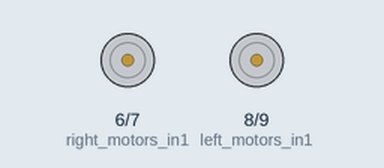
Simulated run of this sketch. Board: Arduino Uno, built with avr-gcc and run on an emulated ATmega328P. On the bench: motor-driver pin pairs drawn as motors (green arrow = first pin HIGH = forward, orange = second pin HIGH = backward, longer = more drive, scaled by the enable pin).

Above: at 2.5 s.
At 6.9 s:
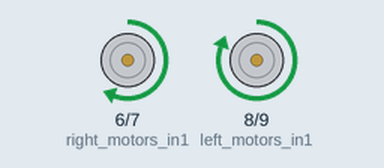
At 9.2 s:
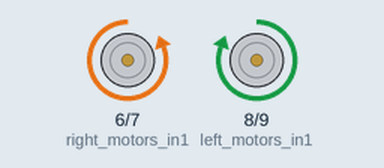
Timing chart, 0 to 12.4 s (numbered marks = the images above):
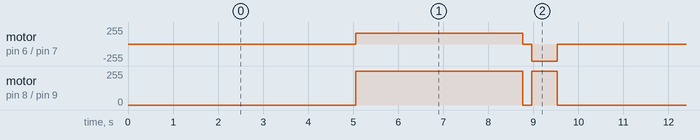

The sketch:

Square_2x2_trial.ino
```cpp
#define trig 2
#define echo 4
long duration ,distance ;
int right_motors_in1=6;
int right_motors_in2=7;
int right_motors_PWM=3;
int left_motors_in1=8;
int left_motors_in2=9;
int left_motors_PWM=5;
int right ;
int left ;
int center ;
char Data;
String Signal;
char Data2;
String Signal2;

void makeCircle(int r_motor, int l_motor)
{
  //FORWARD with higher speed (right wheels)
      analogWrite (right_motors_PWM , r_motor);
      digitalWrite (right_motors_in1 , LOW);
      digitalWrite (right_motors_in2 , HIGH);
    //FORWARD with lower speed (left wheels)
      analogWrite (left_motors_PWM , l_motor);
      digitalWrite (left_motors_in1 , LOW);
      digitalWrite (left_motors_in2 , HIGH);
      delay(6500);
}

void makeCirleright(int r_motor, int l_motor)
{
  //FORWARD with higher speed (right wheels)
      analogWrite (right_motors_PWM , r_motor);
      digitalWrite (right_motors_in1 , LOW);
      digitalWrite (right_motors_in2 , HIGH);
    //FORWARD with lower speed (left wheels)
      analogWrite (left_motors_PWM , l_motor);
      digitalWrite (left_motors_in1 , LOW);
      digitalWrite (left_motors_in2 , HIGH);
      delay(6000);
}

void setup()
{
  pinMode (trig,OUTPUT);
  pinMode (echo,INPUT);
  pinMode (right_motors_in1,OUTPUT);
  pinMode (right_motors_in2,OUTPUT);
  pinMode (right_motors_PWM,OUTPUT);
  pinMode (left_motors_in1,OUTPUT);
  pinMode (left_motors_in2,OUTPUT);
  pinMode (left_motors_PWM,OUTPUT);
  pinMode (10,INPUT);
  pinMode (11,INPUT);
  pinMode (12,INPUT);
  Serial.begin (9600);
}

void loop() {

      delay(5000);
      analogWrite (right_motors_PWM , 255);
      digitalWrite (right_motors_in1 , HIGH);
      digitalWrite (right_motors_in2 , LOW);
      delay(60);
      analogWrite (left_motors_PWM , 160);
      digitalWrite (left_motors_in1 , HIGH);
      digitalWrite (left_motors_in2 , LOW);
      delay(3700);
      analogWrite (right_motors_PWM , 0);
      analogWrite (left_motors_PWM , 0);
      delay(200);
      analogWrite (right_motors_PWM , 255);
      digitalWrite (right_motors_in1 , LOW);
      digitalWrite (right_motors_in2 , HIGH);
      analogWrite (left_motors_PWM ,255);
      digitalWrite (left_motors_in1 , HIGH);
      digitalWrite (left_motors_in2 , LOW);
      delay(570);
      analogWrite (right_motors_PWM , 0);
      analogWrite (left_motors_PWM , 0);
  // put your main code here, to run repeatedly:
  //circle shape:
    //makeCircle(100,255);
   //***********************************
    //reset motors with delay
      //analogWrite (right_motors_PWM , 0);
      //analogWrite (left_motors_PWM , 0);
      //delay(4000);
    //infinty shape:
      //makeCircle(255,100);
      //makeCircle(100,255);
      //reset motors with delay
      //analogWrite (right_motors_PWM , 0);
      //analogWrite (left_motors_PWM , 0);
      //delay(4000);
}
```

Measured:
- by itself, motor on pin 8 (left_motors_in1) / pin 9 (left_motors_in2): repeats every 9.5 s: stopped 0.20 s, forward 255/255 0.57 s, stopped 5.0 s, forward 255/255 3.8 s
- by itself, motor on pin 6 (right_motors_in1) / pin 7 (right_motors_in2): repeats every 9.5 s: stopped 0.20 s, backward 255/255 0.57 s, stopped 5.1 s, forward 160/255 3.7 s
